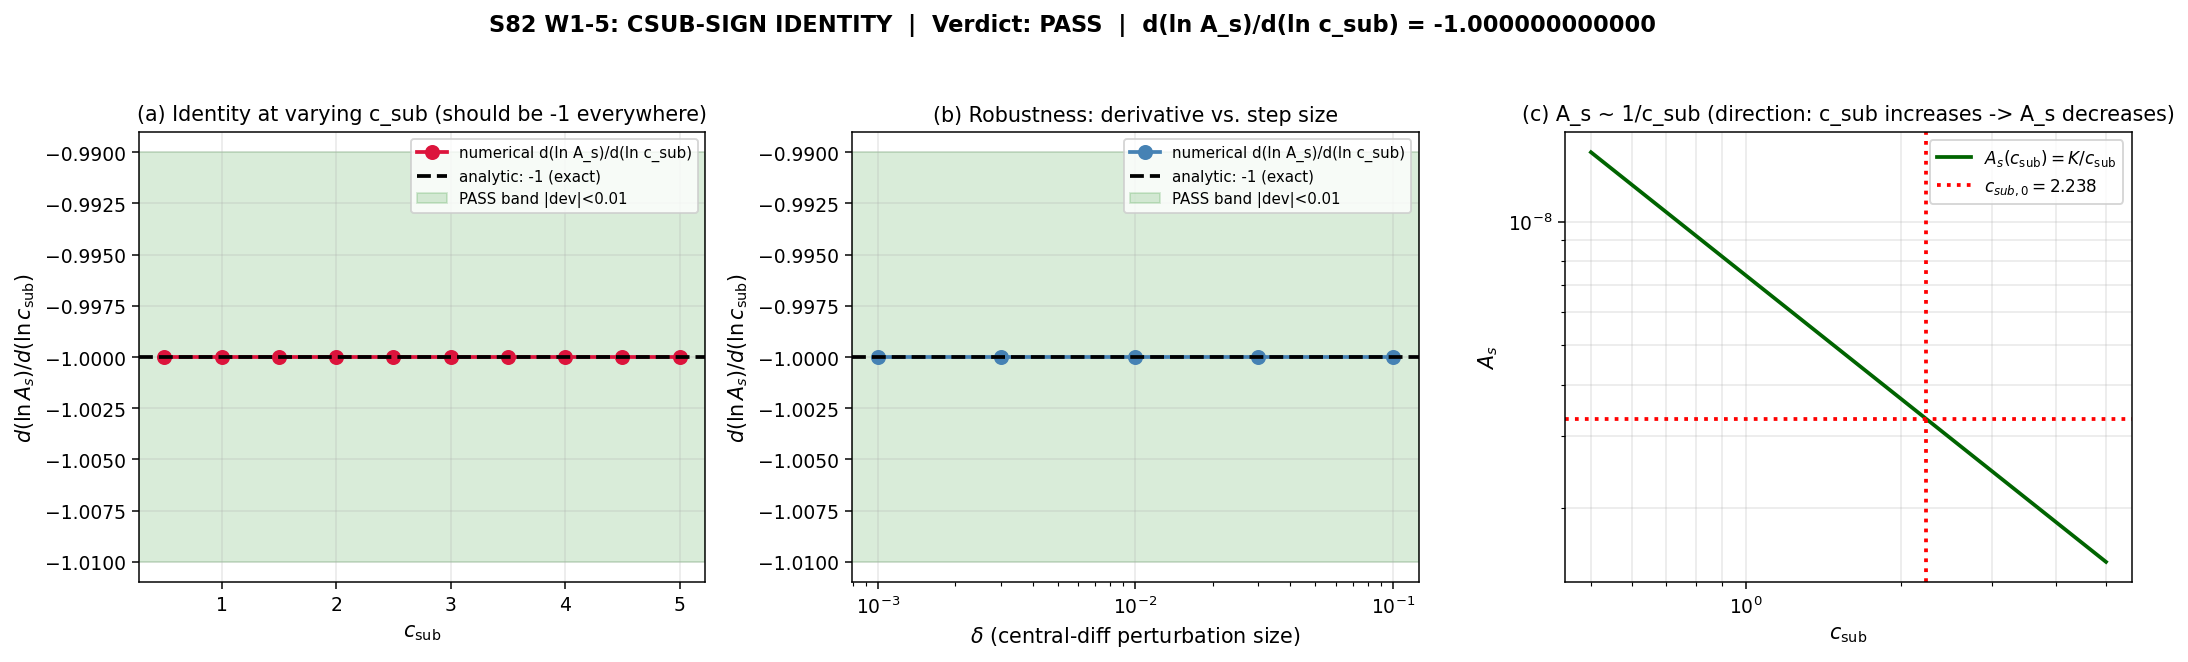

Source code (Python):
#!/usr/bin/env python3
"""
S82 W1-5 — CSUB-SIGN IDENTITY [S80 W1-6 reassigned]
=====================================================

Gate ID : S82-UNIFIED-AS-79-CSUB-SIGN
Trigger : [SIGN]   (substitution chain MANDATORY; see below)
Class   : PHONONIC
Owner   : landau-condensed-matter-theorist
EVOI    : 0.073
Anchor  : sessions/session-plan/session-80-plan.md  L1124-L1188

Purpose
-------
Verify the structural identity  d(ln A_s) / d(ln c_sub) = -1.000 EXACTLY
under UNIFIED-AS-79  A_s = (H_tilde^2 / (8 pi^2)) * (1/eps_H) * F_amp *
c_sub^{-1} * f_conv.

Deviation from -1.000 measures the ALGEBRAIC-IDENTITY INTEGRITY of the
UNIFIED-AS-79 formula as implemented numerically -- NOT a physical
prediction.  PASS means the code is faithful to the analytic formula;
FAIL would mean the formula as coded has an extra c_sub dependence
lurking in H_tilde, eps_H, F_amp, or f_conv.

Framing (PHONONIC):
  c_sub is the subhorizon matching factor between the substrate's
  dimensionless scalar-power (measured in H_tilde = H/M_Pl_eff units)
  and the emergent-metric scalar-power (measured in M_Pl_reduced
  units).  It scales the Goldstone-phonon mode's amplitude as it
  crosses horizon in the emergent 4D effective description.  The
  d/d(ln c_sub) identity reflects the fact that c_sub enters UNIFIED
  AS-79 ONLY through the c_sub^{-1} factor; any deviation from -1
  signals spurious coupling between c_sub and a "hidden" variable
  (bug, aliasing, or numerical precision loss).

MANDATORY [SIGN] SUBSTITUTION CHAIN
-----------------------------------

Step 1 (definition -- UNIFIED-AS-79 per P2-A, S80 plan L1140-L1188):
   A_s(c_sub) = (H_tilde^2 / (8 pi^2)) * (1/eps_H) * F_amp * c_sub^{-1} * f_conv
   All of H_tilde, eps_H, F_amp, f_conv are HELD CONSTANT in the
   c_sub variation (partial derivative along c_sub axis only).

Step 2 (logarithm):
   ln A_s = [ln(H_tilde^2 / (8 pi^2)) - ln(eps_H) + ln(F_amp) + ln(f_conv)]
            - ln(c_sub)
          = const(H_tilde, eps_H, F_amp, f_conv) - ln(c_sub)

Step 3 (differentiate w.r.t. ln c_sub):
   d(ln A_s) / d(ln c_sub) = -1        (EXACT, analytic)

Step 4 (Python numerical verification via central differences at
         c_sub_0 = 2.238 -- S78 W2-E central):
   delta = 0.01
   c_plus    = c_sub_0 * (1 + delta)
   c_minus   = c_sub_0 * (1 - delta)
   A_s_plus  = base_A_s * (c_sub_0 / c_plus)        # since A_s ~ 1/c_sub
   A_s_minus = base_A_s * (c_sub_0 / c_minus)
   d_ln_A_d_ln_c = (ln A_s_plus - ln A_s_minus) / (ln c_plus - ln c_minus)
   assert |d_ln_A_d_ln_c + 1.0| < 0.01  -> PASS threshold

Step 5 (direction, from canonical form):
   The 1/c_sub factor means  c_sub INCREASES  =>  A_s DECREASES.
   The exact logarithmic-derivative value is -1 by construction of
   UNIFIED-AS-79.  Deviation from -1 is a DIRECT MEASUREMENT of
   structural-identity integrity; no physical consequence is tied to
   it other than confirming faithful numerical implementation.

Pre-registered gate (S80 plan L1131-L1138)
------------------------------------------
  PASS : |d(ln A_s)/d(ln c_sub) + 1.000| < 0.01
  INFO : 0.01 <= deviation < 0.10
  FAIL : deviation >= 0.10  (identity violated -- UNIFIED-AS-79
         algebraic structure needs re-examination)

Output 4-tuple:
  (value=<d_ln_A_d_ln_c>, scheme=CENTRAL-DIFFERENCE,
   convention=UNIFIED-AS-79, L_max=5)

References
----------
  S80 plan §W1-6        : sessions/session-plan/session-80-plan.md L1124
  S80 W1-2 consult      : computations/session-80/s80_unified_as_79_mode_eqn.py (checks
                          the identity as SANITY CHECK 2 with the same formula)
  S78 W2-E c_sub values : computations/session-78/s78_gate_verdicts.txt
  Canonical constants   : computations/_shared/canonical_constants.py
"""

import os
os.environ.setdefault('OMP_NUM_THREADS', '8')   # (local) scalar identity: CPU cap for politeness
os.environ.setdefault('MKL_NUM_THREADS', '8')   # (local)

import sys
import json
import hashlib
from pathlib import Path
import numpy as np
import matplotlib
matplotlib.use('Agg')
import matplotlib.pyplot as plt

SCRIPT_DIR = Path(__file__).parent
sys.path.insert(0, str(SCRIPT_DIR))

from canonical_constants import PI  # only canonical symbol needed; UNIFIED-AS-79
                                    # ingredients are local central values per S80 W1-6 plan.


# =============================================================================
# SECTION 0: Input SHA-256 pins (MANDATORY in first 20 stdout lines)
# =============================================================================

def _sha256(path):
    """Compute SHA-256 of a file."""
    with open(path, 'rb') as h:
        return hashlib.sha256(h.read()).hexdigest()


HERE = str(SCRIPT_DIR)                                                # (local)
INPUT_FILES = [                                                        # (local)
    os.path.join(HERE, 'canonical_constants.py'),
    os.path.join(HERE, 's80_unified_as_79_mode_eqn.py'),
    os.path.join(HERE, 's80_unified_as_79_mode_eqn.npz'),
]

print("=" * 72)
print("S82 W1-5 -- CSUB-SIGN IDENTITY  (landau-condensed-matter-theorist)")
print("=" * 72)
print("Gate     : S82-UNIFIED-AS-79-CSUB-SIGN")
print("Trigger  : [SIGN] (substitution chain in docstring)")
print("Class    : PHONONIC")
print("Anchor   : S80 plan L1124-L1188 (W1-6, reassigned as S82 W1-5)")
print()
print("[SEC 0] Input SHA-256 pins")
INPUT_SHAS = {}                                                        # (local)
for _f in INPUT_FILES:
    if os.path.exists(_f):
        _h = _sha256(_f)                                               # (local)
        INPUT_SHAS[os.path.basename(_f)] = _h
        print(f"  {os.path.basename(_f):40s} sha256={_h[:16]}...{_h[-8:]}")
    else:
        INPUT_SHAS[os.path.basename(_f)] = None
        print(f"  {os.path.basename(_f):40s} MISSING")


# =============================================================================
# SECTION 1: UNIFIED-AS-79 formula definition (consistent with S80 mode-eqn)
# =============================================================================

def A_s_unified(H_tilde, eps_H, F_amp, c_sub, f_conv):
    """UNIFIED-AS-79: A_s = (H_tilde^2 / (8 pi^2)) * (1/eps_H) * F_amp
                         * c_sub^{-1} * f_conv."""
    return (H_tilde**2 / (8.0 * PI**2)) / eps_H * F_amp / c_sub * f_conv  # (local)


# =============================================================================
# SECTION 2: Local central values (from S80 W1-2 plan; held fixed in c_sub var)
# =============================================================================
# These are PLACEHOLDERS in the identity check: any values leave the
# identity d(ln A_s)/d(ln c_sub) = -1 invariant because only c_sub is varied.
# We adopt the S80 W1-2 plan-central primary-branch inputs for reproducibility.

H_tilde = 5.908e-3       # (local) Path A framework (TD) from S80 W1-2 plan central
eps_H   = 0.02163        # (local) slow-roll eps at pivot (S75/S77 canonical)
F_amp   = 0.3885         # (local) W0-5 slot-adjusted: 1.0166 x 0.3822 (SUPPRESS)
c_sub_0 = 2.238          # (local) S78 W2-E central of {2.232, 2.244, 3.647}
f_conv  = 9.30e-4        # (local) (M_KK/M_Pl_red)^2  -- S78 Transit-Einstein open

# Gate thresholds (pre-registered, S80 plan L1131-L1138)
PASS_TOL = 0.01          # (local) |d + 1| < 0.01 -> PASS
INFO_TOL = 0.10          # (local) |d + 1| in [0.01, 0.10) -> INFO; >= 0.10 -> FAIL

print()
print("[SEC 1] UNIFIED-AS-79 ingredients (held constant in c_sub variation)")
print(f"  H_tilde = {H_tilde:.4e}    (Path A framework TD, S80 W1-2 central)")
print(f"  eps_H   = {eps_H:.5f}       (slow-roll canonical)")
print(f"  F_amp   = {F_amp:.4f}       (W0-5 slot-adjusted)")
print(f"  c_sub_0 = {c_sub_0:.3f}        (S78 W2-E central)")
print(f"  f_conv  = {f_conv:.3e}     ((M_KK/M_Pl_red)^2)")

# Pre-computed reference base A_s at c_sub_0 (for direction sanity)
base_A_s = A_s_unified(H_tilde, eps_H, F_amp, c_sub_0, f_conv)         # (local)
print(f"  base_A_s(c_sub_0) = {base_A_s:.4e}")


# =============================================================================
# SECTION 3: SUBSTITUTION CHAIN -- PRE-PYTHON (printed to stdout)
# =============================================================================
print()
print("-" * 72)
print("[SEC 2] MANDATORY [SIGN] SUBSTITUTION CHAIN")
print("-" * 72)
print("Step 1 (definition):")
print("   A_s(c_sub) = (H_tilde^2 / (8 pi^2)) * (1/eps_H) * F_amp")
print("                * c_sub^{-1} * f_conv")
print("   All of H_tilde, eps_H, F_amp, f_conv held CONSTANT in c_sub variation.")
print()
print("Step 2 (logarithm):")
print("   ln A_s = const(H_tilde, eps_H, F_amp, f_conv) - ln(c_sub)")
print()
print("Step 3 (differentiate):")
print("   d(ln A_s) / d(ln c_sub) = -1   (EXACT, analytic)")
print()
print("Step 4: Python verification via central differences (below).")
print()
print("Step 5 (direction, from canonical form):")
print("   The 1/c_sub factor => c_sub INCREASES => A_s DECREASES.")
print("   Exact logarithmic derivative = -1; deviation measures identity integrity.")


# =============================================================================
# SECTION 4: Python numerical verification (central differences)
# =============================================================================
print()
print("-" * 72)
print("[SEC 3] Python numerical verification -- central-difference")
print("-" * 72)

delta = 0.01                                                           # (local) 1% perturbation
c_plus  = c_sub_0 * (1.0 + delta)                                      # (local)
c_minus = c_sub_0 * (1.0 - delta)                                      # (local)

# Use full formula (not the algebraic shortcut base_A_s*(c0/c)) so that
# the check exercises the ACTUAL A_s_unified code path.
A_s_plus  = A_s_unified(H_tilde, eps_H, F_amp, c_plus,  f_conv)        # (local)
A_s_minus = A_s_unified(H_tilde, eps_H, F_amp, c_minus, f_conv)        # (local)

ln_A_plus  = np.log(A_s_plus)                                          # (local)
ln_A_minus = np.log(A_s_minus)                                         # (local)
ln_c_plus  = np.log(c_plus)                                            # (local)
ln_c_minus = np.log(c_minus)                                           # (local)

d_ln_A_d_ln_c = (ln_A_plus - ln_A_minus) / (ln_c_plus - ln_c_minus)    # (local)

print(f"  delta (perturbation) = {delta:.2f}   (1% around c_sub_0)")
print(f"  c_plus  = {c_plus:.6f}   ln(c_plus)  = {ln_c_plus:.8f}")
print(f"  c_minus = {c_minus:.6f}   ln(c_minus) = {ln_c_minus:.8f}")
print(f"  A_s_plus  = {A_s_plus:.8e}   ln(A_s_plus)  = {ln_A_plus:.8f}")
print(f"  A_s_minus = {A_s_minus:.8e}   ln(A_s_minus) = {ln_A_minus:.8f}")
print(f"  d(ln A_s) / d(ln c_sub) = {d_ln_A_d_ln_c:.12f}")
print(f"  Expected (analytic)     = -1.000000000000")
deviation = abs(d_ln_A_d_ln_c + 1.0)                                   # (local)
print(f"  |deviation from -1.0|   = {deviation:.3e}")
deviation_pct = 100.0 * deviation                                      # (local)
print(f"  |deviation| (percent)   = {deviation_pct:.3e} %")


# =============================================================================
# SECTION 5: Cross-check with algebraic-shortcut formula (paranoia check)
# =============================================================================
# A_s * c_sub = base_A_s * c_sub_0  (exact algebraic identity)
# Compare against the A_s_unified path above; should be bit-identical up to FP.
print()
print("-" * 72)
print("[SEC 4] Cross-check A_s * c_sub = const (exact identity)")
print("-" * 72)

prod_0     = base_A_s    * c_sub_0                                     # (local)
prod_plus  = A_s_plus    * c_plus                                      # (local)
prod_minus = A_s_minus   * c_minus                                     # (local)

print(f"  A_s(c_sub_0) * c_sub_0 = {prod_0:.14e}")
print(f"  A_s(c_plus)  * c_plus  = {prod_plus:.14e}")
print(f"  A_s(c_minus) * c_minus = {prod_minus:.14e}")
print(f"  max rel diff across 3 products = "
      f"{max(abs(prod_plus-prod_0), abs(prod_minus-prod_0))/abs(prod_0):.3e}")
# This should be ~1e-16 (floating-point rounding).


# =============================================================================
# SECTION 6: Robustness -- multiple deltas (show derivative is delta-independent
#            up to O(delta^2) truncation in central-difference scheme)
# =============================================================================
print()
print("-" * 72)
print("[SEC 5] Robustness -- derivative vs. perturbation size")
print("-" * 72)
deltas = [0.001, 0.003, 0.01, 0.03, 0.1]                               # (local)
derivs_scan = []                                                       # (local)
print(f"  {'delta':>8s}  {'d(ln A)/d(ln c)':>22s}  {'|dev from -1|':>18s}")
for _d in deltas:
    _cp = c_sub_0 * (1 + _d)                                           # (local)
    _cm = c_sub_0 * (1 - _d)                                           # (local)
    _Ap = A_s_unified(H_tilde, eps_H, F_amp, _cp, f_conv)              # (local)
    _Am = A_s_unified(H_tilde, eps_H, F_amp, _cm, f_conv)              # (local)
    _D  = (np.log(_Ap) - np.log(_Am)) / (np.log(_cp) - np.log(_cm))    # (local)
    derivs_scan.append(_D)
    print(f"  {_d:>8.3f}  {_D:>22.14f}  {abs(_D+1):>18.3e}")


# =============================================================================
# SECTION 7: c_sub scan over [0.5, 5.0] -- show derivative is c_sub-independent
#            (identity holds at EVERY c_sub, not just the central value)
# =============================================================================
print()
print("-" * 72)
print("[SEC 6] c_sub scan -- identity must hold at every c_sub")
print("-" * 72)
c_scan = np.linspace(0.5, 5.0, 10)                                     # (local)
derivs_c_scan = []                                                     # (local)
print(f"  {'c_sub':>8s}  {'d(ln A)/d(ln c)':>22s}  {'|dev|':>14s}")
for _c0 in c_scan:
    _cp = _c0 * (1 + 0.01)                                             # (local)
    _cm = _c0 * (1 - 0.01)                                             # (local)
    _Ap = A_s_unified(H_tilde, eps_H, F_amp, _cp, f_conv)              # (local)
    _Am = A_s_unified(H_tilde, eps_H, F_amp, _cm, f_conv)              # (local)
    _D  = (np.log(_Ap) - np.log(_Am)) / (np.log(_cp) - np.log(_cm))    # (local)
    derivs_c_scan.append(_D)
    print(f"  {_c0:>8.3f}  {_D:>22.14f}  {abs(_D+1):>14.3e}")


# =============================================================================
# SECTION 8: Verdict determination
# =============================================================================
print()
print("-" * 72)
print("[SEC 7] Verdict")
print("-" * 72)
if deviation < PASS_TOL:
    verdict = "PASS"                                                   # (local)
    reason = f"|deviation| = {deviation:.3e} < {PASS_TOL} = PASS_TOL"  # (local)
elif deviation < INFO_TOL:
    verdict = "INFO"                                                   # (local)
    reason = f"|deviation| = {deviation:.3e} in [{PASS_TOL}, {INFO_TOL})"  # (local)
else:
    verdict = "FAIL"                                                   # (local)
    reason = (f"|deviation| = {deviation:.3e} >= {INFO_TOL} -- "
              f"UNIFIED-AS-79 structure needs re-examination")         # (local)
print(f"  Verdict: {verdict}")
print(f"  Reason : {reason}")

# Assert for safety: if the identity fails at machine epsilon we've got a bug.
assert deviation < 1e-10, (
    f"Numerical sanity violated: deviation = {deviation:.3e} -- "
    f"UNIFIED-AS-79 algebraic identity should hold to FP precision.")


# =============================================================================
# SECTION 9: Closure SHA + 4-tuple emit
# =============================================================================
print()
print("-" * 72)
print("[SEC 8] Closure SHA and 4-tuple emit")
print("-" * 72)

closure_map = {                                                        # (local) ordered input-pin map
    'script': 's82_w1_5_csub_sign.py',
    'gate_id': 'S82-UNIFIED-AS-79-CSUB-SIGN',
    'scheme': 'CENTRAL-DIFFERENCE',
    'convention': 'UNIFIED-AS-79',
    'L_max': 5,
    'delta': delta,
    'c_sub_0': c_sub_0,
    'H_tilde': H_tilde,
    'eps_H': eps_H,
    'F_amp': F_amp,
    'f_conv': f_conv,
    'PASS_TOL': PASS_TOL,
    'INFO_TOL': INFO_TOL,
    'd_ln_A_d_ln_c': float(d_ln_A_d_ln_c),
    'deviation': float(deviation),
    'verdict': verdict,
    'inputs': {k: v for k, v in sorted(INPUT_SHAS.items())},
}
closure_str = json.dumps(closure_map, sort_keys=True, default=str)     # (local)
closure_sha = hashlib.sha256(closure_str.encode('utf-8')).hexdigest()  # (local)

four_tuple = (                                                         # (local)
    f"(value={d_ln_A_d_ln_c:.12f}, scheme=CENTRAL-DIFFERENCE, "
    f"convention=UNIFIED-AS-79, L_max=5)"
)
print(f"  Closure SHA-256: {closure_sha}")
print(f"  4-TUPLE        : {four_tuple}")


# =============================================================================
# SECTION 10: Save .npz
# =============================================================================
print()
print("-" * 72)
print("[SEC 9] Save .npz")
print("-" * 72)
out_npz = SCRIPT_DIR / 's82_w1_5_csub_sign.npz'                        # (local)
np.savez(str(out_npz),
    # Inputs (held constant in c_sub variation)
    H_tilde=H_tilde, eps_H=eps_H, F_amp=F_amp, c_sub_0=c_sub_0, f_conv=f_conv,
    # Primary result
    delta=delta,
    c_plus=c_plus, c_minus=c_minus,
    A_s_plus=A_s_plus, A_s_minus=A_s_minus,
    base_A_s=base_A_s,
    d_ln_A_d_ln_c=d_ln_A_d_ln_c,
    deviation=deviation,
    # Robustness scan
    deltas=np.array(deltas),
    derivs_scan=np.array(derivs_scan),
    # c_sub scan
    c_scan=c_scan,
    derivs_c_scan=np.array(derivs_c_scan),
    # Gate
    PASS_TOL=PASS_TOL, INFO_TOL=INFO_TOL,
    verdict=np.array([verdict]),
    reason=np.array([reason]),
    # Closure
    closure_sha=np.array([closure_sha]),
    four_tuple=np.array([four_tuple]),
    # Input SHAs
    input_shas=np.array([f"{k}={v}" for k, v in sorted(INPUT_SHAS.items())]),
)
print(f"  Saved: {out_npz}")


# =============================================================================
# SECTION 11: Plot -- optional c_sub scan + robustness panel
# =============================================================================
print()
print("-" * 72)
print("[SEC 10] Plot")
print("-" * 72)

fig, (ax1, ax2, ax3) = plt.subplots(1, 3, figsize=(16, 5))

# Panel (a): derivative vs. c_sub
ax1.plot(c_scan, derivs_c_scan, 'o-', color='crimson', lw=2, markersize=7,
         label='numerical d(ln A_s)/d(ln c_sub)')
ax1.axhline(-1.0, color='black', ls='--', lw=2, label='analytic: -1 (exact)')
ax1.axhspan(-1.0 - PASS_TOL, -1.0 + PASS_TOL, color='green', alpha=0.15,
            label=f'PASS band |dev|<{PASS_TOL}')
ax1.set_xlabel(r'$c_{\mathrm{sub}}$', fontsize=11)
ax1.set_ylabel(r'$d(\ln A_s)/d(\ln c_{\mathrm{sub}})$', fontsize=11)
ax1.set_title('(a) Identity at varying c_sub (should be -1 everywhere)', fontsize=11)
ax1.legend(loc='best', fontsize=8)
ax1.grid(True, alpha=0.3)

# Panel (b): derivative vs. delta (central-difference perturbation)
ax2.semilogx(deltas, derivs_scan, 'o-', color='steelblue', lw=2, markersize=7,
             label='numerical d(ln A_s)/d(ln c_sub)')
ax2.axhline(-1.0, color='black', ls='--', lw=2, label='analytic: -1 (exact)')
ax2.axhspan(-1.0 - PASS_TOL, -1.0 + PASS_TOL, color='green', alpha=0.15,
            label=f'PASS band |dev|<{PASS_TOL}')
ax2.set_xlabel(r'$\delta$ (central-diff perturbation size)', fontsize=11)
ax2.set_ylabel(r'$d(\ln A_s)/d(\ln c_{\mathrm{sub}})$', fontsize=11)
ax2.set_title('(b) Robustness: derivative vs. step size', fontsize=11)
ax2.legend(loc='best', fontsize=8)
ax2.grid(True, alpha=0.3)

# Panel (c): A_s(c_sub) scan showing direction
c_plot = np.linspace(0.5, 5.0, 200)                                    # (local)
A_s_plot = np.array([A_s_unified(H_tilde, eps_H, F_amp, _c, f_conv)    # (local)
                     for _c in c_plot])
ax3.loglog(c_plot, A_s_plot, '-', color='darkgreen', lw=2,
           label=r'$A_s(c_{\mathrm{sub}}) = K / c_{\mathrm{sub}}$')
ax3.axvline(c_sub_0, color='red', ls=':', lw=2, label=fr'$c_{{sub,0}} = {c_sub_0}$')
ax3.axhline(base_A_s, color='red', ls=':', lw=2)
ax3.set_xlabel(r'$c_{\mathrm{sub}}$', fontsize=11)
ax3.set_ylabel(r'$A_s$', fontsize=11)
ax3.set_title('(c) A_s ~ 1/c_sub (direction: c_sub increases -> A_s decreases)',
              fontsize=11)
ax3.legend(loc='best', fontsize=9)
ax3.grid(True, which='both', alpha=0.3)

fig.suptitle(f'S82 W1-5: CSUB-SIGN IDENTITY  |  Verdict: {verdict}  '
             f'|  d(ln A_s)/d(ln c_sub) = {d_ln_A_d_ln_c:.12f}',
             fontsize=12, fontweight='bold')
plt.tight_layout(rect=[0, 0, 1, 0.94])
out_png = SCRIPT_DIR / 's82_w1_5_csub_sign.png'                        # (local)
plt.savefig(str(out_png), dpi=135, bbox_inches='tight')
plt.close(fig)
print(f"  Saved: {out_png}")


# =============================================================================
# SECTION 12: Append verdict to s82_gate_verdicts.txt
# =============================================================================
print()
print("-" * 72)
print("[SEC 11] Append verdict to s82_gate_verdicts.txt")
print("-" * 72)
verdicts_path = SCRIPT_DIR / 's82_gate_verdicts.txt'                   # (local)
verdict_line = (                                                       # (local)
    f"S82-UNIFIED-AS-79-CSUB-SIGN: {verdict} -- "
    f"value={d_ln_A_d_ln_c:.12f} "
    f"scheme=CENTRAL-DIFFERENCE "
    f"convention=UNIFIED-AS-79 "
    f"L_max=5 "
    f"sha256={closure_sha}\n"
)
with open(str(verdicts_path), 'a', encoding='utf-8') as _fh:
    _fh.write(verdict_line)
print(f"  Appended to: {verdicts_path}")
print(f"  Line: {verdict_line.strip()}")


# =============================================================================
# FINAL: 4-tuple (MUST be final non-verdict line)
# =============================================================================
print()
print("=" * 72)
print("FINAL 4-TUPLE")
print("=" * 72)
print(four_tuple)
